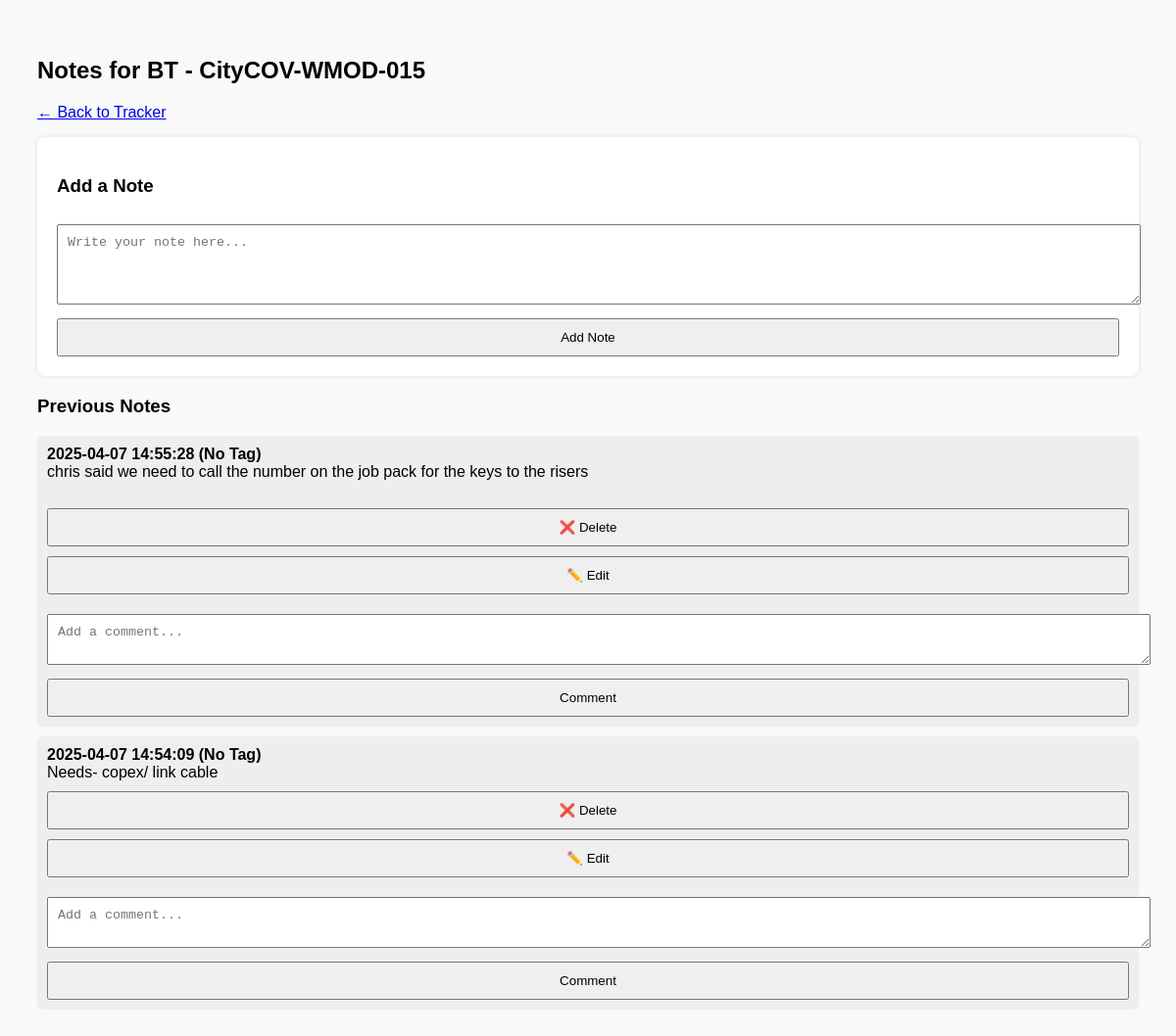
Screenshot of /notes.php?job_id=1 with the database file from the repository.
### tables this page shows
CREATE TABLE jobs (
    id INTEGER PRIMARY KEY AUTOINCREMENT,
    title TEXT,
    code TEXT,
    points INTEGER,
    location TEXT,
    job_date TEXT
);

CREATE TABLE notes (
    id INTEGER PRIMARY KEY AUTOINCREMENT,
    job_id INTEGER,
    content TEXT,
    created_at TEXT, category TEXT,
    FOREIGN KEY (job_id) REFERENCES jobs(id)
);

### notes.php (the view, shortened to what this page needs)
<?php
$db = new PDO('sqlite:workflow.db');
$db->setAttribute(PDO::ATTR_ERRMODE, PDO::ERRMODE_EXCEPTION);
$jobId = $_GET['job_id'] ?? null;
$job = $db->query("SELECT * FROM jobs WHERE id = $jobId")->fetch(PDO::FETCH_ASSOC);
$notes = $db->query("SELECT * FROM notes WHERE job_id = $jobId ORDER BY created_at DESC")->fetchAll(PDO::FETCH_ASSOC);
?>
<!DOCTYPE html>
<html>
<head>
</head>
<body>
<h2>Notes for <?= htmlspecialchars($job['title']) ?> - <?= htmlspecialchars($job['code']) ?></h2>
<p><a href="index.php">← Back to Tracker</a></p>
<form method="POST" class="note-box">
    <h3>Add a Note</h3>
    <textarea name="content" rows="4" placeholder="Write your note here..." required></textarea>
    <button type="submit">Add Note</button>
</form>
<h3>Previous Notes</h3>
<?php if ($notes): ?>
    <?php foreach ($notes as $note): ?>
        <div class="note">
    <strong><?= $note['created_at'] ?> (<?= htmlspecialchars($note['category'] ?? 'No Tag') ?>)</strong><br>
    <?= nl2br(htmlspecialchars($note['content'])) ?><br>
    <form method="POST" style="display:inline;">
        <button type="submit">❌ Delete</button>
    </form>
    <button onclick="editNote(<?= $note['id'] ?>)">✏️ Edit</button>
    <form method="POST" style="margin-top:10px;">
        <textarea name="comment_content" rows="2" placeholder="Add a comment..." required></textarea>
        <button type="submit">Comment</button>
    </form>
</div>
    <?php endforeach; ?>
<?php else: ?>
    <p>No notes yet.</p>
<?php endif; ?>
</body>
</html>

### notes.php (style rules this page uses)
body { font-family: Arial, sans-serif; padding: 30px; background: #f9f9f9; }
.note-box { background: white; padding: 20px; margin-bottom: 20px; border-radius: 8px; box-shadow: 0 0 5px rgba(0,0,0,0.1); }
textarea, button { width: 100%; padding: 10px; margin-top: 10px; }
.note { margin-top: 10px; padding: 10px; background: #eee; border-radius: 5px; }

### rows the page displays
jobs: title "BT", code "CityCOV-WMOD-015"
notes: created_at "2025-04-07 14:55:28", category "No Tag", content "chris said we need to call the number on the job pack for the keys to the risers"
notes: created_at "2025-04-07 14:54:09", category "No Tag", content "Needs- copex/ link cable"
